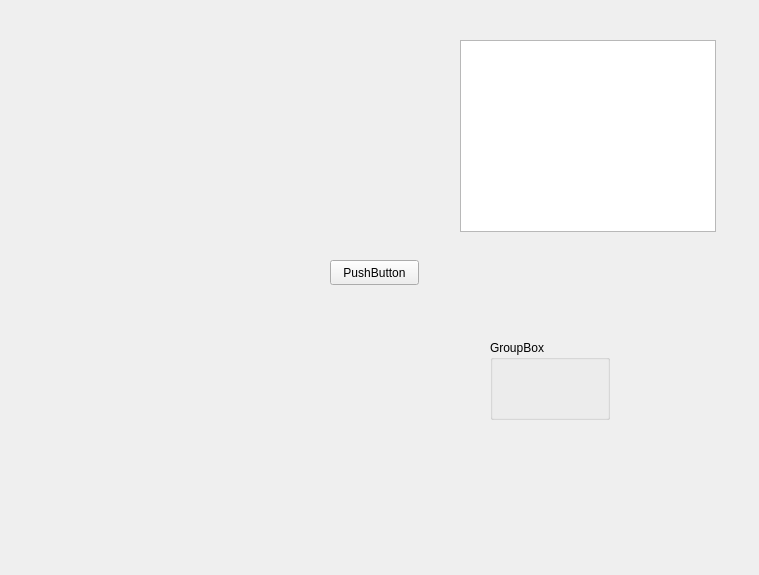
<?xml version="1.0" encoding="UTF-8"?>
<ui version="4.0">
 <class>Form</class>
 <widget class="QWidget" name="Form">
  <property name="geometry">
   <rect>
    <x>0</x>
    <y>0</y>
    <width>759</width>
    <height>575</height>
   </rect>
  </property>
  <property name="windowTitle">
   <string>Form</string>
  </property>
  <widget class="QTableWidget" name="tableWidget">
   <property name="geometry">
    <rect>
     <x>460</x>
     <y>40</y>
     <width>256</width>
     <height>192</height>
    </rect>
   </property>
  </widget>
  <widget class="QGroupBox" name="groupBox">
   <property name="geometry">
    <rect>
     <x>490</x>
     <y>340</y>
     <width>120</width>
     <height>80</height>
    </rect>
   </property>
   <property name="title">
    <string>GroupBox</string>
   </property>
  </widget>
  <widget class="QPushButton" name="pushButton">
   <property name="geometry">
    <rect>
     <x>330</x>
     <y>260</y>
     <width>89</width>
     <height>25</height>
    </rect>
   </property>
   <property name="text">
    <string>PushButton</string>
   </property>
  </widget>
 </widget>
 <resources/>
 <connections/>
</ui>
